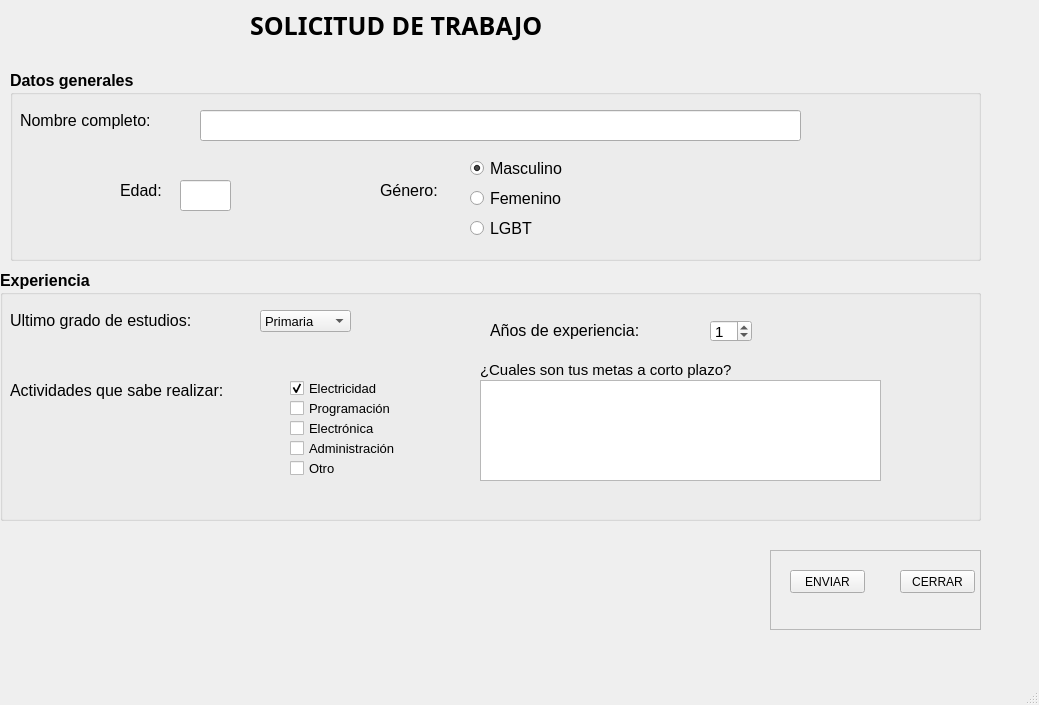
<?xml version="1.0" encoding="UTF-8"?>
<ui version="4.0">
 <class>MainWindow</class>
 <widget class="QMainWindow" name="MainWindow">
  <property name="geometry">
   <rect>
    <x>0</x>
    <y>0</y>
    <width>1039</width>
    <height>705</height>
   </rect>
  </property>
  <property name="windowTitle">
   <string>MainWindow</string>
  </property>
  <widget class="QWidget" name="centralwidget">
   <widget class="QLabel" name="label">
    <property name="geometry">
     <rect>
      <x>250</x>
      <y>-20</y>
      <width>471</width>
      <height>91</height>
     </rect>
    </property>
    <property name="font">
     <font>
      <family>Perpetua Titling MT</family>
      <pointsize>19</pointsize>
      <weight>75</weight>
      <bold>true</bold>
     </font>
    </property>
    <property name="text">
     <string>SOLICITUD DE TRABAJO</string>
    </property>
   </widget>
   <widget class="QGroupBox" name="groupBox">
    <property name="geometry">
     <rect>
      <x>10</x>
      <y>70</y>
      <width>971</width>
      <height>191</height>
     </rect>
    </property>
    <property name="font">
     <font>
      <pointsize>12</pointsize>
      <weight>75</weight>
      <bold>true</bold>
     </font>
    </property>
    <property name="title">
     <string>Datos generales</string>
    </property>
    <widget class="QLineEdit" name="nombre">
     <property name="geometry">
      <rect>
       <x>190</x>
       <y>40</y>
       <width>601</width>
       <height>31</height>
      </rect>
     </property>
    </widget>
    <widget class="QLabel" name="label_2">
     <property name="geometry">
      <rect>
       <x>10</x>
       <y>40</y>
       <width>171</width>
       <height>20</height>
      </rect>
     </property>
     <property name="font">
      <font>
       <weight>50</weight>
       <bold>false</bold>
      </font>
     </property>
     <property name="text">
      <string>Nombre completo:</string>
     </property>
    </widget>
    <widget class="QLabel" name="label_3">
     <property name="geometry">
      <rect>
       <x>110</x>
       <y>110</y>
       <width>71</width>
       <height>20</height>
      </rect>
     </property>
     <property name="font">
      <font>
       <weight>50</weight>
       <bold>false</bold>
      </font>
     </property>
     <property name="text">
      <string>Edad:</string>
     </property>
    </widget>
    <widget class="QLabel" name="label_4">
     <property name="geometry">
      <rect>
       <x>370</x>
       <y>110</y>
       <width>71</width>
       <height>20</height>
      </rect>
     </property>
     <property name="font">
      <font>
       <weight>50</weight>
       <bold>false</bold>
      </font>
     </property>
     <property name="text">
      <string>Género:</string>
     </property>
    </widget>
    <widget class="QRadioButton" name="masculino">
     <property name="geometry">
      <rect>
       <x>460</x>
       <y>90</y>
       <width>111</width>
       <height>17</height>
      </rect>
     </property>
     <property name="font">
      <font>
       <weight>50</weight>
       <bold>false</bold>
      </font>
     </property>
     <property name="text">
      <string>Masculino</string>
     </property>
     <property name="checked">
      <bool>true</bool>
     </property>
    </widget>
    <widget class="QRadioButton" name="femenino">
     <property name="geometry">
      <rect>
       <x>460</x>
       <y>120</y>
       <width>121</width>
       <height>17</height>
      </rect>
     </property>
     <property name="font">
      <font>
       <weight>50</weight>
       <bold>false</bold>
      </font>
     </property>
     <property name="text">
      <string>Femenino</string>
     </property>
    </widget>
    <widget class="QRadioButton" name="lgbt">
     <property name="geometry">
      <rect>
       <x>460</x>
       <y>150</y>
       <width>101</width>
       <height>17</height>
      </rect>
     </property>
     <property name="font">
      <font>
       <weight>50</weight>
       <bold>false</bold>
      </font>
     </property>
     <property name="text">
      <string>LGBT</string>
     </property>
    </widget>
    <widget class="QLineEdit" name="edad">
     <property name="geometry">
      <rect>
       <x>170</x>
       <y>110</y>
       <width>51</width>
       <height>31</height>
      </rect>
     </property>
    </widget>
   </widget>
   <widget class="QGroupBox" name="groupBox_2">
    <property name="geometry">
     <rect>
      <x>0</x>
      <y>270</y>
      <width>981</width>
      <height>251</height>
     </rect>
    </property>
    <property name="font">
     <font>
      <pointsize>12</pointsize>
      <weight>75</weight>
      <bold>true</bold>
     </font>
    </property>
    <property name="title">
     <string>Experiencia</string>
    </property>
    <widget class="QLabel" name="label_5">
     <property name="geometry">
      <rect>
       <x>490</x>
       <y>50</y>
       <width>191</width>
       <height>20</height>
      </rect>
     </property>
     <property name="font">
      <font>
       <weight>50</weight>
       <bold>false</bold>
      </font>
     </property>
     <property name="text">
      <string>Años de experiencia:</string>
     </property>
    </widget>
    <widget class="QComboBox" name="grado_estudios">
     <property name="geometry">
      <rect>
       <x>260</x>
       <y>40</y>
       <width>91</width>
       <height>22</height>
      </rect>
     </property>
     <property name="font">
      <font>
       <pointsize>10</pointsize>
       <weight>50</weight>
       <bold>false</bold>
      </font>
     </property>
     <item>
      <property name="text">
       <string>Primaria</string>
      </property>
     </item>
     <item>
      <property name="text">
       <string>Secundaria</string>
      </property>
     </item>
     <item>
      <property name="text">
       <string>Preparatoria</string>
      </property>
     </item>
     <item>
      <property name="text">
       <string>Grado</string>
      </property>
     </item>
     <item>
      <property name="text">
       <string>Posgrado</string>
      </property>
     </item>
    </widget>
    <widget class="QLabel" name="label_6">
     <property name="geometry">
      <rect>
       <x>10</x>
       <y>40</y>
       <width>241</width>
       <height>20</height>
      </rect>
     </property>
     <property name="font">
      <font>
       <weight>50</weight>
       <bold>false</bold>
      </font>
     </property>
     <property name="text">
      <string>Ultimo grado de estudios:</string>
     </property>
    </widget>
    <widget class="QSpinBox" name="anios_exp">
     <property name="geometry">
      <rect>
       <x>710</x>
       <y>50</y>
       <width>42</width>
       <height>22</height>
      </rect>
     </property>
     <property name="font">
      <font>
       <pointsize>11</pointsize>
       <weight>50</weight>
       <bold>false</bold>
      </font>
     </property>
     <property name="prefix">
      <string/>
     </property>
     <property name="value">
      <number>1</number>
     </property>
    </widget>
    <widget class="QLabel" name="label_7">
     <property name="geometry">
      <rect>
       <x>10</x>
       <y>110</y>
       <width>271</width>
       <height>20</height>
      </rect>
     </property>
     <property name="font">
      <font>
       <weight>50</weight>
       <bold>false</bold>
      </font>
     </property>
     <property name="text">
      <string>Actividades que sabe realizar:</string>
     </property>
    </widget>
    <widget class="QCheckBox" name="electricidad">
     <property name="geometry">
      <rect>
       <x>290</x>
       <y>110</y>
       <width>121</width>
       <height>17</height>
      </rect>
     </property>
     <property name="font">
      <font>
       <pointsize>10</pointsize>
       <weight>50</weight>
       <bold>false</bold>
      </font>
     </property>
     <property name="text">
      <string>Electricidad</string>
     </property>
     <property name="checked">
      <bool>true</bool>
     </property>
    </widget>
    <widget class="QCheckBox" name="programacion">
     <property name="geometry">
      <rect>
       <x>290</x>
       <y>130</y>
       <width>131</width>
       <height>17</height>
      </rect>
     </property>
     <property name="font">
      <font>
       <pointsize>10</pointsize>
       <weight>50</weight>
       <bold>false</bold>
      </font>
     </property>
     <property name="text">
      <string>Programación</string>
     </property>
    </widget>
    <widget class="QCheckBox" name="electronica">
     <property name="geometry">
      <rect>
       <x>290</x>
       <y>150</y>
       <width>111</width>
       <height>17</height>
      </rect>
     </property>
     <property name="font">
      <font>
       <pointsize>10</pointsize>
       <weight>50</weight>
       <bold>false</bold>
      </font>
     </property>
     <property name="text">
      <string>Electrónica</string>
     </property>
    </widget>
    <widget class="QCheckBox" name="administracion">
     <property name="geometry">
      <rect>
       <x>290</x>
       <y>170</y>
       <width>141</width>
       <height>17</height>
      </rect>
     </property>
     <property name="font">
      <font>
       <pointsize>10</pointsize>
       <weight>50</weight>
       <bold>false</bold>
      </font>
     </property>
     <property name="text">
      <string>Administración</string>
     </property>
    </widget>
    <widget class="QCheckBox" name="otro">
     <property name="geometry">
      <rect>
       <x>290</x>
       <y>190</y>
       <width>70</width>
       <height>17</height>
      </rect>
     </property>
     <property name="font">
      <font>
       <pointsize>10</pointsize>
       <weight>50</weight>
       <bold>false</bold>
      </font>
     </property>
     <property name="text">
      <string>Otro</string>
     </property>
    </widget>
    <widget class="QPlainTextEdit" name="metas">
     <property name="geometry">
      <rect>
       <x>480</x>
       <y>110</y>
       <width>401</width>
       <height>101</height>
      </rect>
     </property>
    </widget>
    <widget class="QLabel" name="label_8">
     <property name="geometry">
      <rect>
       <x>480</x>
       <y>90</y>
       <width>301</width>
       <height>20</height>
      </rect>
     </property>
     <property name="font">
      <font>
       <pointsize>11</pointsize>
       <weight>50</weight>
       <bold>false</bold>
      </font>
     </property>
     <property name="text">
      <string>¿Cuales son tus metas a corto plazo?</string>
     </property>
    </widget>
   </widget>
   <widget class="QFrame" name="frame">
    <property name="geometry">
     <rect>
      <x>770</x>
      <y>550</y>
      <width>211</width>
      <height>80</height>
     </rect>
    </property>
    <property name="frameShape">
     <enum>QFrame::StyledPanel</enum>
    </property>
    <property name="frameShadow">
     <enum>QFrame::Raised</enum>
    </property>
    <widget class="QPushButton" name="btn_enviar">
     <property name="geometry">
      <rect>
       <x>20</x>
       <y>20</y>
       <width>75</width>
       <height>23</height>
      </rect>
     </property>
     <property name="text">
      <string>ENVIAR</string>
     </property>
    </widget>
    <widget class="QPushButton" name="btn_cerrar">
     <property name="geometry">
      <rect>
       <x>130</x>
       <y>20</y>
       <width>75</width>
       <height>23</height>
      </rect>
     </property>
     <property name="text">
      <string>CERRAR</string>
     </property>
    </widget>
   </widget>
  </widget>
  <widget class="QMenuBar" name="menubar">
   <property name="geometry">
    <rect>
     <x>0</x>
     <y>0</y>
     <width>1039</width>
     <height>26</height>
    </rect>
   </property>
  </widget>
  <widget class="QStatusBar" name="statusbar"/>
 </widget>
 <resources/>
 <connections/>
</ui>
